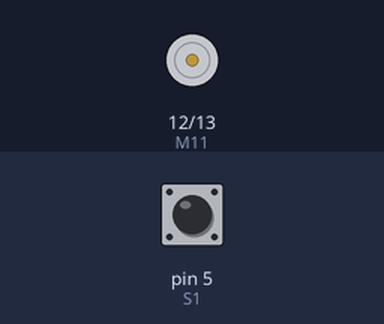
The sketch below on a simulated Arduino Uno, built with avr-gcc and run on an emulated ATmega328P. Shown: motor-driver pin pairs drawn as motors (green arrow = first pin HIGH = forward, orange = second pin HIGH = backward, longer = more drive). Inputs (shaded band) come from the test bench; at power-on: pin 5 (S1) HIGH.

Above: at 41.2 s.
Timing chart, 0 to 42.7 s (numbered marks = the images above):
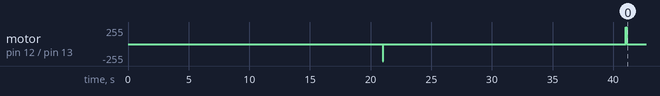

The sketch:

Automatic_pull_up_bike_stand_project.ino
```cpp
int M11=12,M12=13,S1=5;
int a=0;
void setup()
{
  // put your setup code here, to run once:
pinMode(M11,OUTPUT);
pinMode(M12,OUTPUT);
pinMode(S1,INPUT);
digitalWrite(M11,LOW);
digitalWrite(M12,LOW);
delay(1000);
// put your main code here, to run repeatedly:
  a=digitalRead(S1);
  delay(20000);
  if(a==LOW);
  {

digitalWrite(M11,LOW);
digitalWrite(M12,HIGH);
//digitalWrite(M21,LOW);
//digitalWrite(M22,LOW);
delay(50);

  }
  if(a==LOW);
 {
  digitalWrite(M11,LOW);
  digitalWrite(M12,LOW);
  delay(20000);

 if(a==HIGH);

digitalWrite(M11,HIGH);
digitalWrite(M12,LOW);
delay(50);
if(a==HIGH);

digitalWrite(M11,LOW);
digitalWrite(M12,LOW);
}
}


void loop() {
}
```
